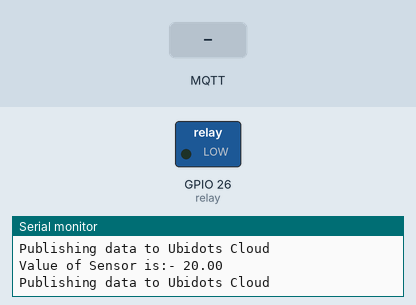
A sketch run on a simulated ESP32. Shown: switched loads named in the sketch (green lamp = pin HIGH), the last lines printed to the serial monitor. The inputs (shaded band) are chosen by the test bench. WiFi joins after 1.5 s; servers stay silent unless stated; no MQTT or app messages arrive unless stated.

Above: at 2.7 s.
2.8 s: MQTT message "on" arrives on the first subscribed topic
At 3.8 s:
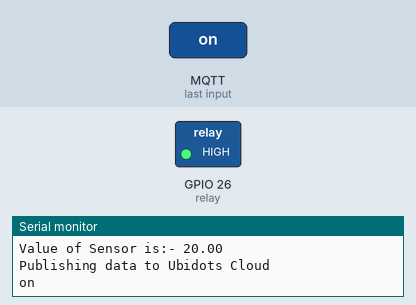
5.0 s: MQTT message "0" arrives on the first subscribed topic
At 6.6 s:
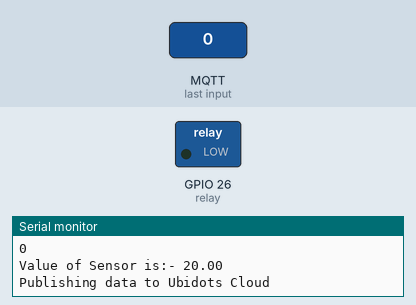
7.0 s: MQTT message "1" arrives on the first subscribed topic
At 8.2 s:
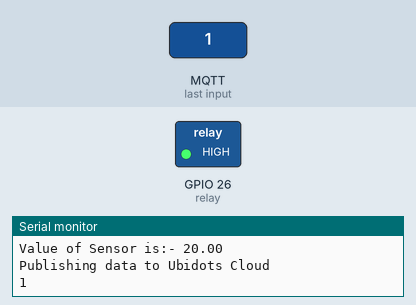
Timing chart, 0 to 10.0 s (numbered marks = the images above; inputs shaded):
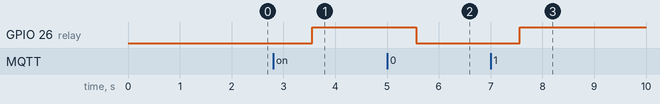

The sketch:

ESP32-MQTT.ino
```cpp
//This code is edited by Sachin Soni(techiesms) for a project tutorital on
//Controlling Appliances and monitoring sensor's data over Internet using Ubidots MQTT server
//The video is uploaded on youtube whose link is :- https://youtu.be/LvzCeBce2mU

/****************************************
 * Include Libraries
 ****************************************/
#include <WiFi.h>
#include <PubSubClient.h>

#define WIFISSID "SSID" // Put your WifiSSID here
#define PASSWORD "PASS" // Put your wifi password here
#define TOKEN "TOKEN" // Put your Ubidots' TOKEN
#define MQTT_CLIENT_NAME "RandomName" // MQTT client Name, please enter your own 8-12 alphanumeric character ASCII string;
                                           //it should be a random and unique ascii string and different from all other devices

/****************************************
 * Define Constants
 ****************************************/
#define VARIABLE_LABEL "hall-sensor" // Assing the variable label
#define VARIABLE_LABEL_SUBSCRIBE "relay" // Assing the variable label
#define DEVICE_LABEL "esp32" // Assig the device label

#define relay 26 // Set the GPIO26 as RELAY

char mqttBroker[]  = "things.ubidots.com";
char payload[100];
char topic[150];
char topicSubscribe[100];
// Space to store values to send
char str_sensor[10];

/****************************************
 * Auxiliar Functions
 ****************************************/
WiFiClient ubidots;
PubSubClient client(ubidots);


void reconnect() {
  // Loop until we're reconnected
  while (!client.connected()) {
    Serial.println("Attempting MQTT connection...");

    // Attemp to connect
    if (client.connect(MQTT_CLIENT_NAME, TOKEN, "")) {
      Serial.println("Connected");
      client.subscribe(topicSubscribe);
    } else {
      Serial.print("Failed, rc=");
      Serial.print(client.state());
      Serial.println(" try again in 2 seconds");
      // Wait 2 seconds before retrying
      delay(2000);
    }
  }
}
void callback(char* topic, byte* payload, unsigned int length) {
  char p[length + 1];
  memcpy(p, payload, length);
  p[length] = NULL;
  String message(p);
  if (message == "0") {
    digitalWrite(relay, LOW);
  } else {
    digitalWrite(relay, HIGH);
  }

  Serial.write(payload, length);
  Serial.println();
}

/****************************************
 * Main Functions
 ****************************************/
void setup() {
  Serial.begin(115200);
  WiFi.begin(WIFISSID, PASSWORD);
  // Assign the pin as INPUT
  pinMode(relay, OUTPUT);

  Serial.println();
  Serial.print("Wait for WiFi...");

  while (WiFi.status() != WL_CONNECTED) {
    Serial.print(".");
    delay(500);
  }

  Serial.println("");
  Serial.println("WiFi Connected");
  Serial.println("IP address: ");
  Serial.println(WiFi.localIP());
  client.setServer(mqttBroker, 1883);
  client.setCallback(callback);

  sprintf(topicSubscribe, "/v1.6/devices/%s/%s/lv", DEVICE_LABEL, VARIABLE_LABEL_SUBSCRIBE);

  client.subscribe(topicSubscribe);
}

void loop() {
  if (!client.connected()) {
    client.subscribe(topicSubscribe);
    reconnect();
  }

  sprintf(topic, "%s%s", "/v1.6/devices/", DEVICE_LABEL);
  sprintf(payload, "%s", ""); // Cleans the payload
  sprintf(payload, "{\"%s\":", VARIABLE_LABEL); // Adds the variable label

  float sensor = hallRead();
  Serial.print("Value of Sensor is:- ");Serial.println(sensor);

  /* 4 is mininum width, 2 is precision; float value is copied onto str_sensor*/
  dtostrf(sensor, 4, 2, str_sensor);

  sprintf(payload, "%s {\"value\": %s}}", payload, str_sensor); // Adds the value
  Serial.println("Publishing data to Ubidots Cloud");
  client.publish(topic, payload);
  client.loop();
  delay(1000);
}
```

Measured:
- after the input at 2.8 s, GPIO 26 (relay): LOW → HIGH after 0.76 s
- after the input at 5.0 s, GPIO 26 (relay): HIGH → LOW after 0.56 s
- after the input at 7.0 s, GPIO 26 (relay): LOW → HIGH after 0.56 s
